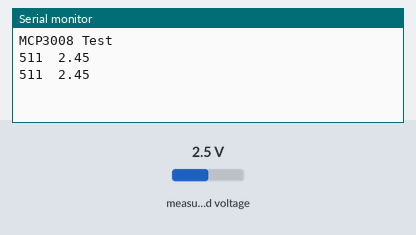
Bench run of a sketch on a simulated Arduino Uno, built with avr-gcc and run on an emulated ATmega328P. Shown: the last lines printed to the serial monitor. The inputs (shaded band) are chosen by the test bench; at power-on: measured voltage 2.5 V.

Above: at 1.8 s.
1.9 s: measured voltage set to 0.1 V
At 2.8 s:
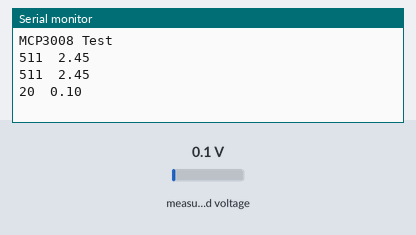
3.4 s: measured voltage set to 1.2 V
At 4.6 s:
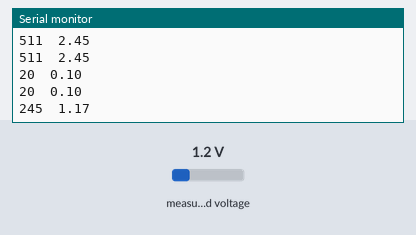
Timing chart, 0 to 6.4 s (numbered marks = the images above; inputs shaded):
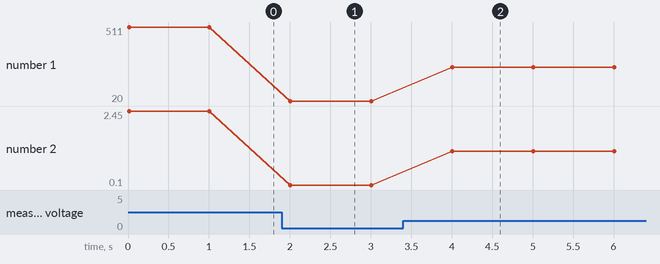

The sketch:

SimpleADC-1ch.ino
```cpp
#include <Adafruit_MCP3008.h>

Adafruit_MCP3008 adc;

void setup() {
  Serial.begin(9600);
  while(!Serial);
  Serial.println("MCP3008 Test");
  adc.begin();
}

void loop() {
  int raw = adc.readADC(0);
  Serial.print(raw);
  Serial.print("\t");
  Serial.println(voltage(raw));
  delay(1000);
}

float voltage(int raw){
  return raw/1023.0 * 4.9;
}
```

Measured:
- after the input at 1.9 s, the serial monitor: prints a new line after 0.10 s (image 1)
- after the input at 3.4 s, the serial monitor: prints a new line after 0.60 s (image 2)
- plotted number 1: 511 → 20 after the input at 1.9 s, 20 → 245 after the input at 3.4 s
- plotted number 2: 2.45 → 0.1 after the input at 1.9 s, 0.1 → 1.17 after the input at 3.4 s
